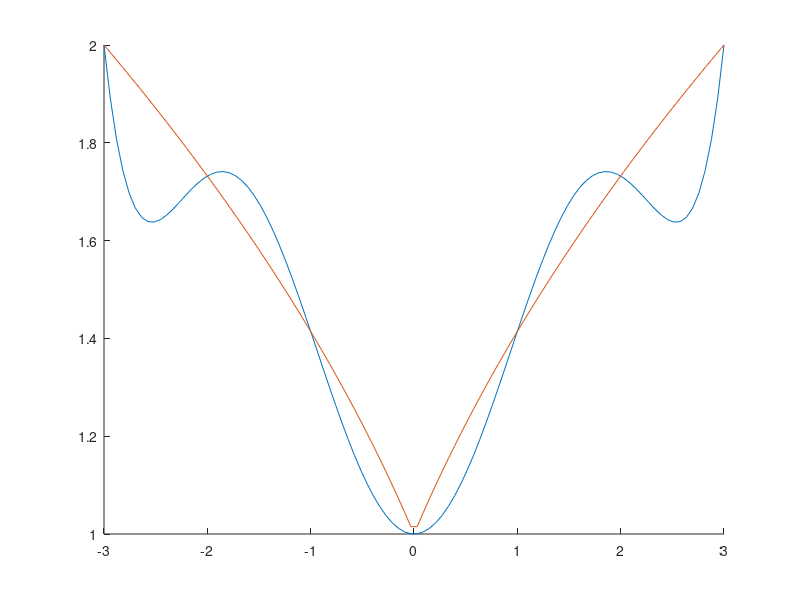
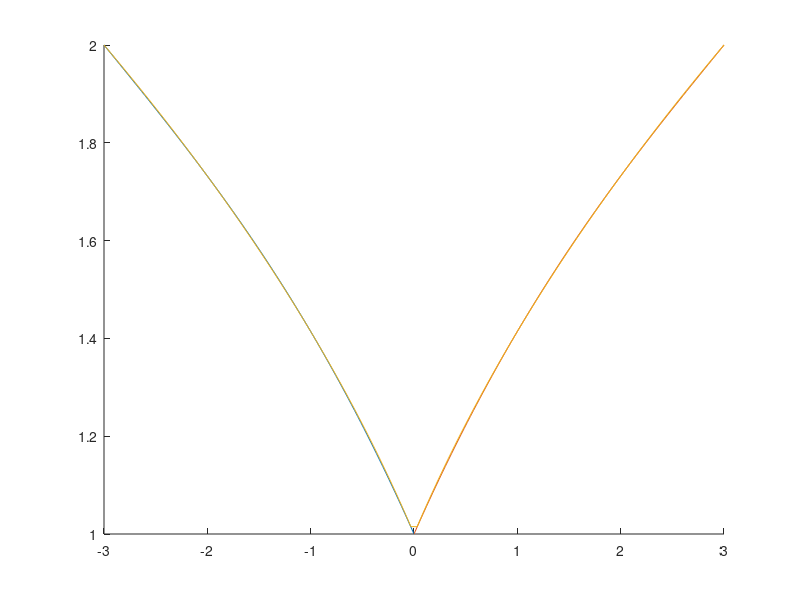

These figures' MATLAB source, in order:
f = @(x) sqrt(abs(x)+1);

x = -3:3;
%Funkcija polyfit(x,y,n) sprejme x-koordinate, y-koordinate tock, ki jih
%zelimo interpolirati, ter n, ki predstavlja stopnjo interpolacijskega
%polinoma. Vrne koeficiente interpolacijskega polinoma (v potencni bazi) skozi dane tocke.
% Za stopnjo vzamemo n = stevilo tock - 1
p = polyfit(x, f(x), 6);

figure
hold on
t = linspace(-3,3);
%Funkcija polyval(p,x) sprejme p - koeficiente polinoma, ter x - parametre,
%in vrne vrednost polinoma, ki ga predstavljajo koeficienti p, pri
%parametrih x
plot(t, polyval(p,t));
plot(t,f(t));

x1 = -3:0;
x2 = 0:3;
p1 = polyfit(x1,f(x1),4);
p2 = polyfit(x2,f(x2),4);

figure
t1 = linspace(-3,0);
t2 = linspace(0,3);
hold on
plot(t1,polyval(p1,t1));
plot(t2,polyval(p2,t2));
plot(t,f(t));


